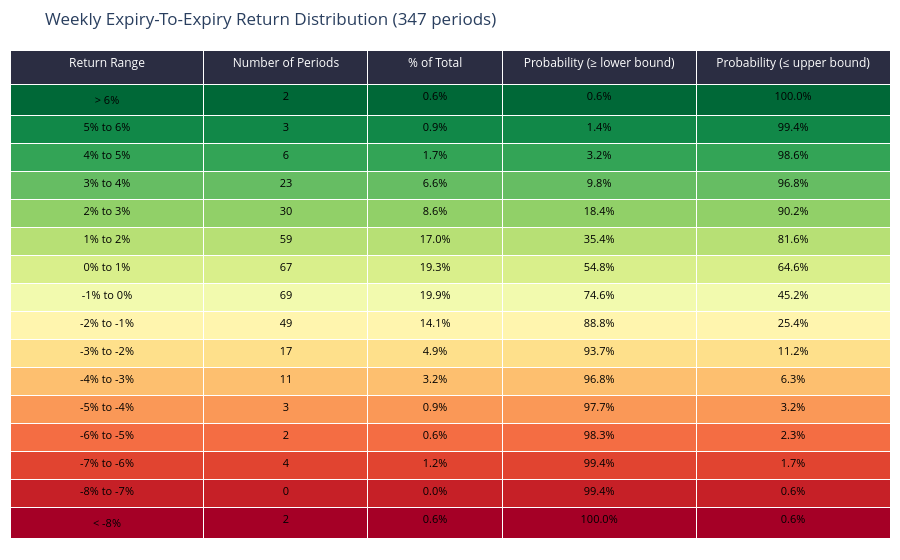

The notebook cell saved with this chart:
### Markdown cell above
## Return Distribution — Expiry-To-Expiry Close Move %

Buckets every weekly `expiry_move_pct` (prior expiry close → next expiry close) into 1% return-range bins, ordered best to worst, with a count/probability breakdown per bucket — the same style as a broker's option-probability distribution table.

### Code cell
import matplotlib

BIN_WIDTH = 1.0
LOWER_TAIL, UPPER_TAIL = -8.0, 6.0  # returns beyond this fall into the catch-all tail buckets

edges = np.arange(LOWER_TAIL, UPPER_TAIL + BIN_WIDTH, BIN_WIDTH)
bin_edges = [-np.inf, *edges, np.inf]

labels = [f"< {LOWER_TAIL:.0f}%"]
for lo, hi in zip(edges[:-1], edges[1:]):
    labels.append(f"{lo:.0f}% to {hi:.0f}%")
labels.append(f"> {UPPER_TAIL:.0f}%")

bucket = pd.cut(moves["expiry_move_pct"], bins=bin_edges, labels=labels, right=False)
dist = bucket.value_counts().reindex(labels[::-1]).rename("periods").to_frame()  # best bucket first

total = dist["periods"].sum()
dist["pct_of_total"] = dist["periods"] / total * 100
dist["cum_from_top"] = dist["periods"].cumsum()
dist["prob_at_least"] = dist["cum_from_top"] / total * 100          # P(return >= bucket's lower bound)
dist["prob_at_most"] = 100 - dist["prob_at_least"] + dist["pct_of_total"]  # P(return <= bucket's upper bound)
dist = dist.drop(columns="cum_from_top")

cmap = matplotlib.colormaps["RdYlGn"]
row_colors = [
    "rgb({:.0f},{:.0f},{:.0f})".format(*[c * 255 for c in cmap(t)[:3]])
    for t in np.linspace(1.0, 0.0, len(dist))  # best (green) at top, worst (red) at bottom
]
font_colors = ["black"] * len(dist)

fig = go.Figure(
    data=[
        go.Table(
            columnwidth=[130, 110, 90, 130, 130],
            header=dict(
                values=["Return Range", "Number of Periods", "% of Total", "Probability (≥ lower bound)", "Probability (≤ upper bound)"],
                fill_color="#2b2d42",
                font=dict(color="white", size=12),
                align="center",
                height=34,
            ),
            cells=dict(
                values=[
                    dist.index,
                    dist["periods"],
                    dist["pct_of_total"].map("{:.1f}%".format),
                    dist["prob_at_least"].map("{:.1f}%".format),
                    dist["prob_at_most"].map("{:.1f}%".format),
                ],
                fill_color=[row_colors] * 5,
                font=dict(color=[font_colors] * 5, size=11),
                align="center",
                height=28,
            ),
        )
    ]
)
fig.update_layout(
    title=f"Weekly Expiry-To-Expiry Return Distribution ({total} periods)",
    height=560,
    margin=dict(t=50, b=10, l=10, r=10),
)
fig.show()

### Figure 1 — Plotly figure (JSON) as saved in the notebook; plotly's stock layout.template omitted (floating-point values rounded to 4 significant figures)
{"data": [{"cells": {"align": "center", "fill": {"color": [["rgb(0,104,55)", "rgb(17,136,72)", "rgb(51,164,86)", "rgb(102,189,99)", "rgb(145,208,104)", "rgb(183,224,117)", "rgb(217,239,139)", "rgb(242,250,174)", "rgb(255,245,174)", "rgb(254,224,139)", "rgb(253,191,111)", "rgb(250,152,87)", "rgb(244,109,67)", "rgb(225,68,48)", "rgb(198,32,39)", "rgb(165,0,38)"], ["rgb(0,104,55)", "rgb(17,136,72)", "rgb(51,164,86)", "rgb(102,189,99)", "rgb(145,208,104)", "rgb(183,224,117)", "rgb(217,239,139)", "rgb(242,250,174)", "rgb(255,245,174)", "rgb(254,224,139)", "rgb(253,191,111)", "rgb(250,152,87)", "rgb(244,109,67)", "rgb(225,68,48)", "rgb(198,32,39)", "rgb(165,0,38)"], ["rgb(0,104,55)", "rgb(17,136,72)", "rgb(51,164,86)", "rgb(102,189,99)", "rgb(145,208,104)", "rgb(183,224,117)", "rgb(217,239,139)", "rgb(242,250,174)", "rgb(255,245,174)", "rgb(254,224,139)", "rgb(253,191,111)", "rgb(250,152,87)", "rgb(244,109,67)", "rgb(225,68,48)", "rgb(198,32,39)", "rgb(165,0,38)"], ["rgb(0,104,55)", "rgb(17,136,72)", "rgb(51,164,86)", "rgb(102,189,99)", "rgb(145,208,104)", "rgb(183,224,117)", "rgb(217,239,139)", "rgb(242,250,174)", "rgb(255,245,174)", "rgb(254,224,139)", "rgb(253,191,111)", "rgb(250,152,87)", "rgb(244,109,67)", "rgb(225,68,48)", "rgb(198,32,39)", "rgb(165,0,38)"], ["rgb(0,104,55)", "rgb(17,136,72)", "rgb(51,164,86)", "rgb(102,189,99)", "rgb(145,208,104)", "rgb(183,224,117)", "rgb(217,239,139)", "rgb(242,250,174)", "rgb(255,245,174)", "rgb(254,224,139)", "rgb(253,191,111)", "rgb(250,152,87)", "rgb(244,109,67)", "rgb(225,68,48)", "rgb(198,32,39)", "rgb(165,0,38)"]]}, "font": {"color": [["black", "black", "black", "black", "black", "black", "black", "black", "black", "black", "black", "black", "black", "black", "black", "black"], ["black", "black", "black", "black", "black", "black", "black", "black", "black", "black", "black", "black", "black", "black", "black", "black"], ["black", "black", "black", "black", "black", "black", "black", "black", "black", "black", "black", "black", "black", "black", "black", "black"], ["black", "black", "black", "black", "black", "black", "black", "black", "black", "black", "black", "black", "black", "black", "black", "black"], ["black", "black", "black", "black", "black", "black", "black", "black", "black", "black", "black", "black", "black", "black", "black", "black"]], "size": 11}, "height": 28, "values": [["> 6%", "5% to 6%", "4% to 5%", "3% to 4%", "2% to 3%", "1% to 2%", "0% to 1%", "-1% to 0%", "-2% to -1%", "-3% to -2%", "-4% to -3%", "-5% to -4%", "-6% to -5%", "-7% to -6%", "-8% to -7%", "< -8%"], [2, 3, 6, 23, 30, 59, 67, 69, 49, 17, 11, 3, 2, 4, 0, 2], ["0.6%", "0.9%", "1.7%", "6.6%", "8.6%", "17.0%", "19.3%", "19.9%", "14.1%", "4.9%", "3.2%", "0.9%", "0.6%", "1.2%", "0.0%", "0.6%"], ["0.6%", "1.4%", "3.2%", "9.8%", "18.4%", "35.4%", "54.8%", "74.6%", "88.8%", "93.7%", "96.8%", "97.7%", "98.3%", "99.4%", "99.4%", "100.0%"], ["100.0%", "99.4%", "98.6%", "96.8%", "90.2%", "81.6%", "64.6%", "45.2%", "25.4%", "11.2%", "6.3%", "3.2%", "2.3%", "1.7%", "0.6%", "0.6%"]]}, "columnwidth": [130, 110, 90, 130, 130], "header": {"align": "center", "fill": {"color": "#2b2d42"}, "font": {"color": "white", "size": 12}, "height": 34, "values": ["Return Range", "Number of Periods", "% of Total", "Probability (≥ lower bound)", "Probability (≤ upper bound)"]}, "type": "table"}], "layout": {"height": 560, "margin": {"b": 10, "l": 10, "r": 10, "t": 50}, "title": {"text": "Weekly Expiry-To-Expiry Return Distribution (347 periods)"}}}
